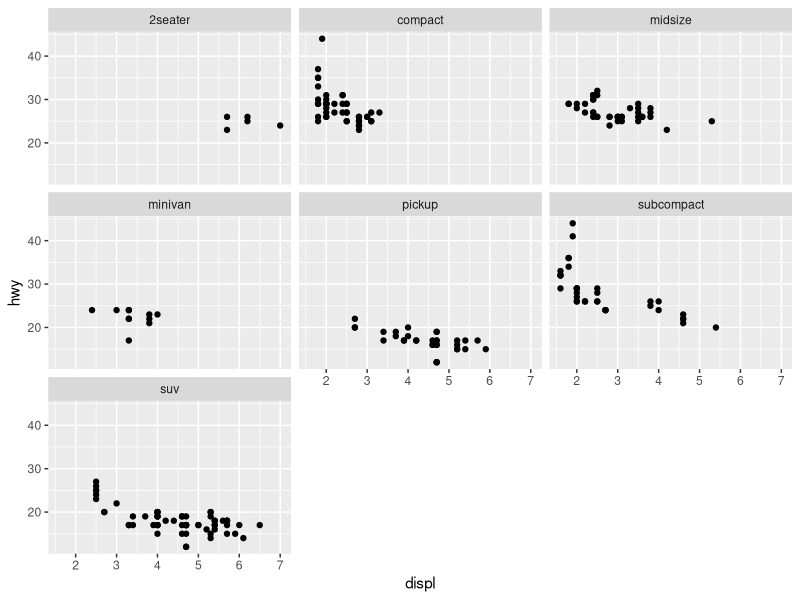
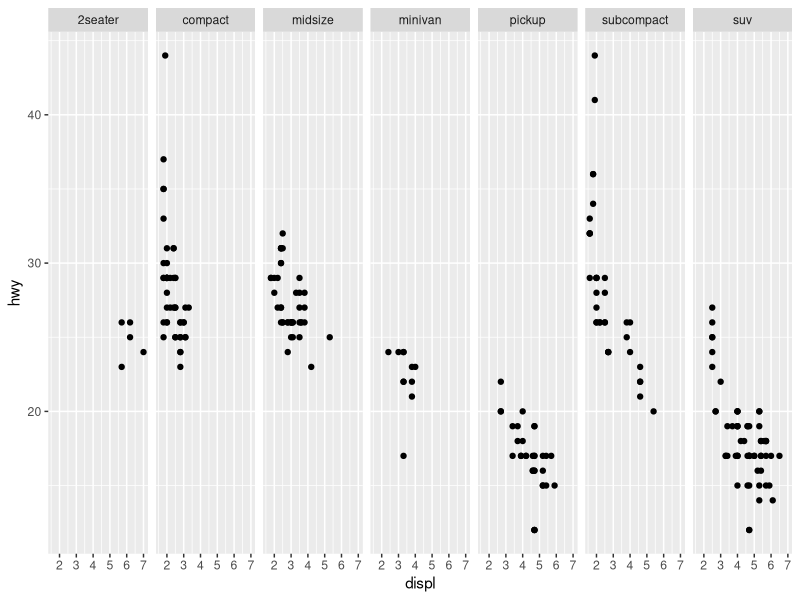

R code for these plots, in order:
library(tidyverse)

ggplot(
  data = mpg,
  mapping = aes(x = displ, y = hwy)
) +
  geom_point() +
  facet_wrap(~ class)

ggplot(
  data = mpg,
  mapping = aes(x = displ, y = hwy)
) +
  geom_point() +
  facet_grid(~ class)
